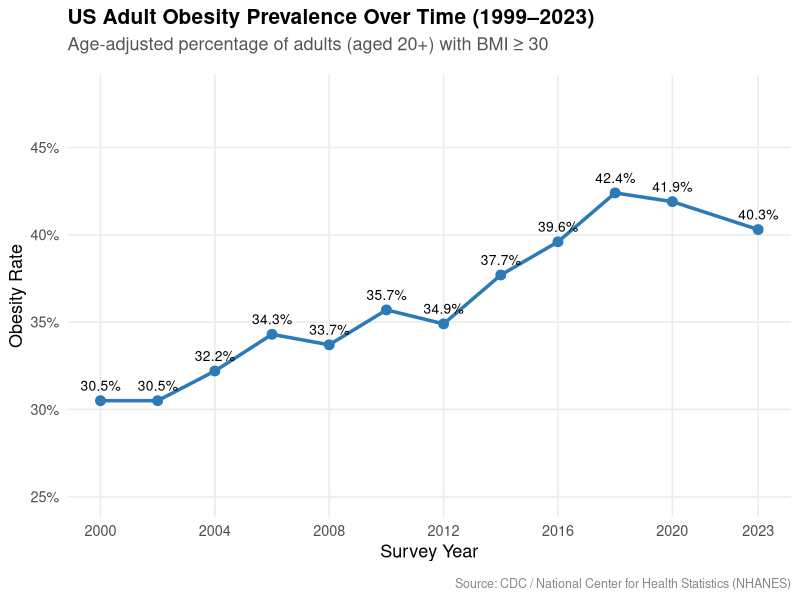
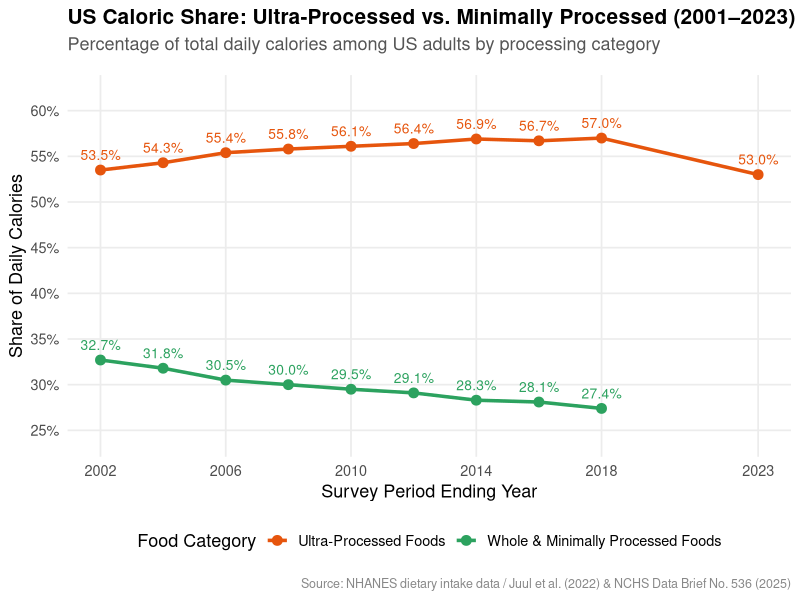

Write R code to recreate these figures, in order.
## ---- chunk 1
#| label: setup
#| include: false

library(tidyverse)
## ---- chunk 2
#| label: obesity-time-plot
#| fig-width: 9
#| fig-height: 5
#| fig-align: center

obesity_trends <- tibble(
  year = c(2000, 2002, 2004, 2006, 2008, 2010, 2012, 2014, 2016, 2018, 2020, 2023),
  rate = c(0.305, 0.305, 0.322, 0.343, 0.337, 0.357, 0.349, 0.377, 0.396, 0.424, 0.419, 0.403)
)

obesity_trends |>
  ggplot(aes(x = year, y = rate)) +
  geom_line(color = "#2c7bb6", linewidth = 1.2) +
  geom_point(color = "#2c7bb6", size = 3) +
  geom_text(aes(label = scales::percent(rate, accuracy = 0.1)), vjust = -1, size = 3.5) +
  scale_y_continuous(
    labels = scales::percent_format(accuracy = 1),
    limits = c(0.25, 0.48),
    breaks = seq(0.25, 0.45, by = 0.05)
  ) +
  scale_x_continuous(breaks = c(2000, 2004, 2008, 2012, 2016, 2020, 2023)) +
  labs(
    title = "US Adult Obesity Prevalence Over Time (1999–2023)",
    subtitle = "Age-adjusted percentage of adults (aged 20+) with BMI ≥ 30",
    x = "Survey Year",
    y = "Obesity Rate",
    caption = "Source: CDC / National Center for Health Statistics (NHANES)"
  ) +
  theme_minimal(base_size = 13) +
  theme(
    plot.title = element_text(face = "bold", size = 15, margin = margin(b = 6)),
    plot.subtitle = element_text(color = "#555555", margin = margin(b = 15)),
    plot.caption = element_text(color = "#888888", size = 9, margin = margin(t = 12)),
    panel.grid.minor = element_blank(),
    panel.grid.major = element_line(color = "#ececec")
  )
## ---- chunk 3
#| label: food-processing-plot
#| fig-width: 9
#| fig-height: 5.5
#| fig-align: center

food_trends <- bind_rows(
  tibble(
    year = c(2002, 2004, 2006, 2008, 2010, 2012, 2014, 2016, 2018, 2023),
    pct_calories = c(0.535, 0.543, 0.554, 0.558, 0.561, 0.564, 0.569, 0.567, 0.570, 0.530),
    category = "Ultra-Processed Foods"
  ),
  tibble(
    year = c(2002, 2004, 2006, 2008, 2010, 2012, 2014, 2016, 2018),
    pct_calories = c(0.327, 0.318, 0.305, 0.300, 0.295, 0.291, 0.283, 0.281, 0.274),
    category = "Whole & Minimally Processed Foods"
  )
)

food_trends |>
  ggplot(aes(x = year, y = pct_calories, color = category)) +
  geom_line(linewidth = 1.2) +
  geom_point(size = 3) +
  geom_text(
    aes(label = scales::percent(pct_calories, accuracy = 0.1)),
    vjust = -1,
    size = 3.5,
    show.legend = FALSE
  ) +
  scale_color_manual(
    values = c(
      "Ultra-Processed Foods" = "#e6550d",
      "Whole & Minimally Processed Foods" = "#2ca25f"
    )
  ) +
  scale_y_continuous(
    labels = scales::percent_format(accuracy = 1),
    limits = c(0.24, 0.62),
    breaks = seq(0.25, 0.60, by = 0.05)
  ) +
  scale_x_continuous(breaks = c(2002, 2006, 2010, 2014, 2018, 2023)) +
  labs(
    title = "US Caloric Share: Ultra-Processed vs. Minimally Processed (2001–2023)",
    subtitle = "Percentage of total daily calories among US adults by processing category",
    x = "Survey Period Ending Year",
    y = "Share of Daily Calories",
    color = "Food Category",
    caption = "Source: NHANES dietary intake data / Juul et al. (2022) & NCHS Data Brief No. 536 (2025)"
  ) +
  theme_minimal(base_size = 13) +
  theme(
    plot.title = element_text(face = "bold", size = 15, margin = margin(b = 6)),
    plot.subtitle = element_text(color = "#555555", margin = margin(b = 15)),
    plot.caption = element_text(color = "#888888", size = 9, margin = margin(t = 12)),
    legend.position = "bottom",
    panel.grid.minor = element_blank(),
    panel.grid.major = element_line(color = "#ececec")
  )
